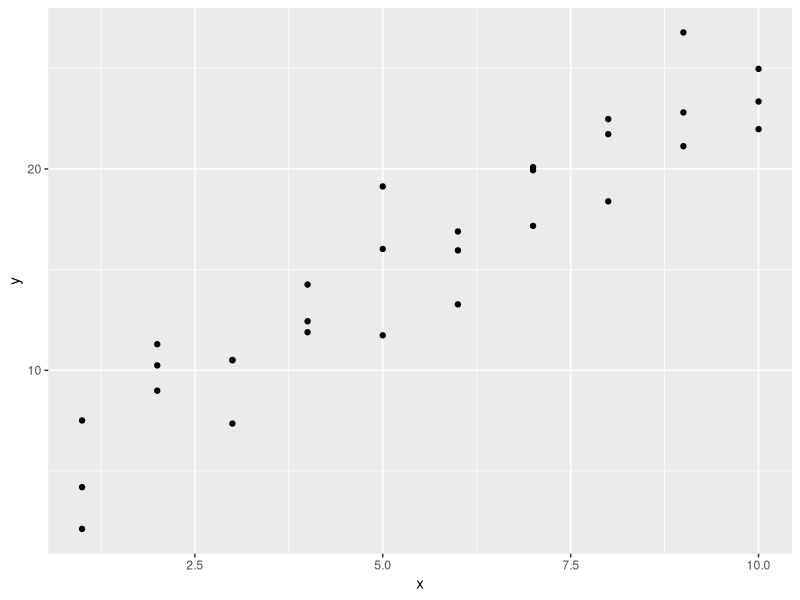
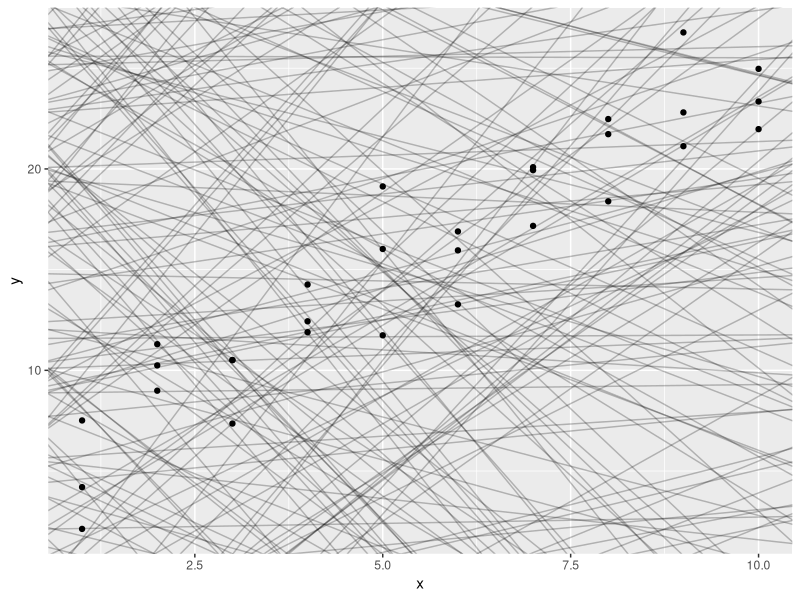
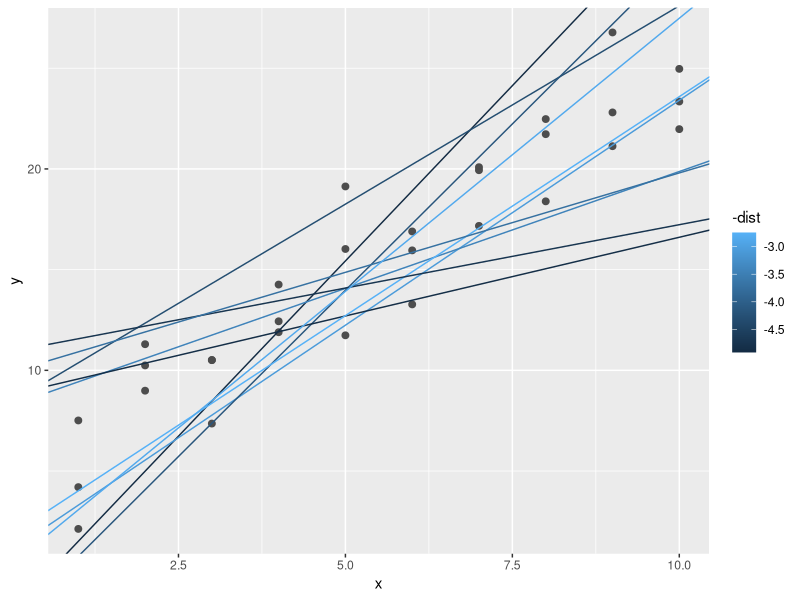
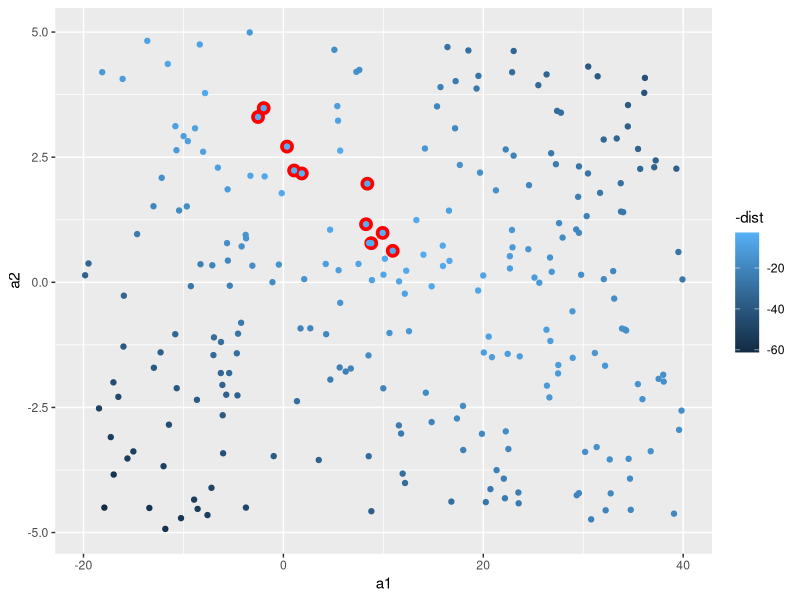
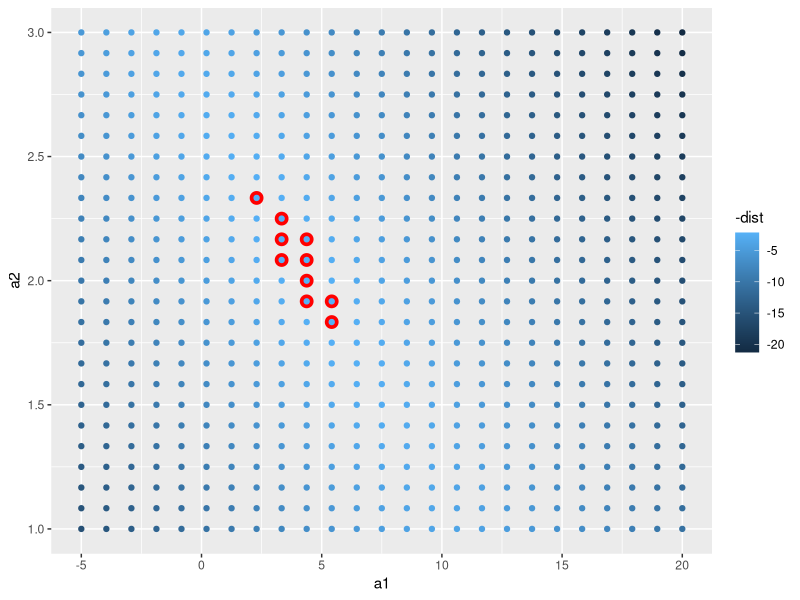
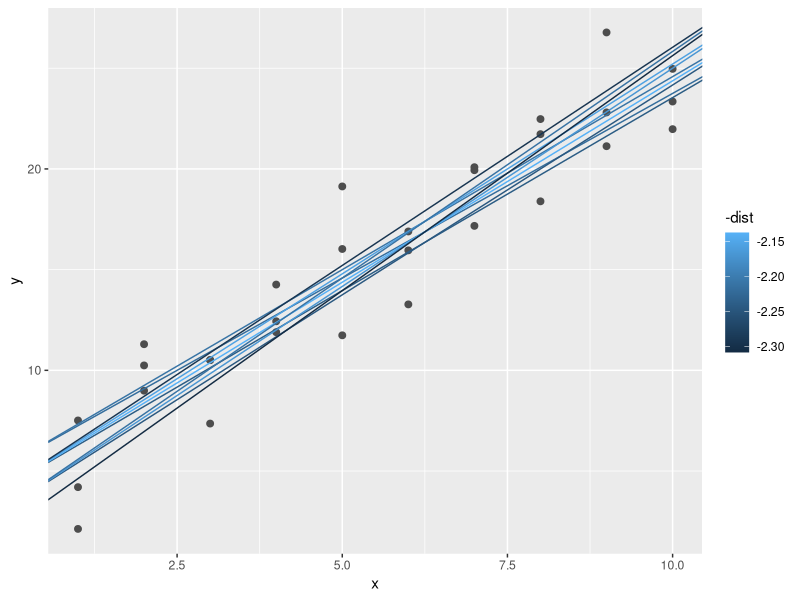
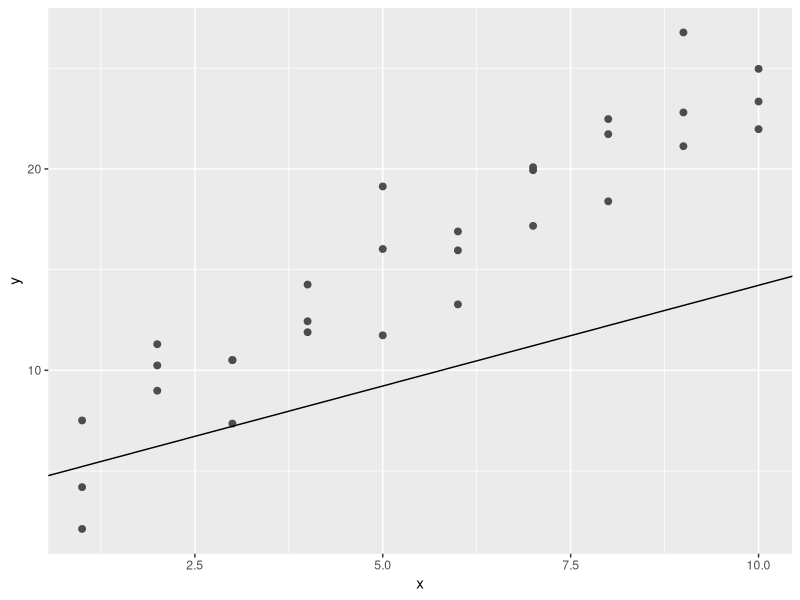
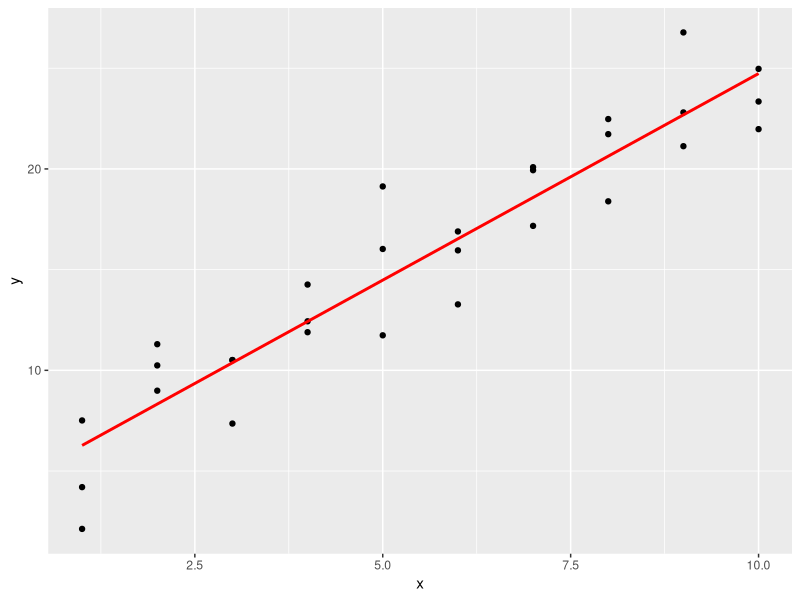

Recreate these plots in R, in order.
## ---- chunk 1
knitr::opts_chunk$set(collapse = TRUE, dev = "png", comment = "#>")
#Sys.setlocale('LC_ALL','C') # Embed this directly in the Rmarkdown script that contains the Chinese character comment
options(digits=3)
options(max.print=200)
## ---- chunk 2
library(tidyverse)
library(modelr)
options(na.action = na.warn)
## ---- chunk 3
ggplot(sim1, aes(x, y)) + 
    geom_point()
## ---- chunk 4
models = tibble(
    a1 = runif(250, -20, 40),
    a2 = runif(250, -5, 5)
)
ggplot(sim1, aes(x, y)) + 
    geom_abline(
        aes(intercept = a1, slope = a2),
        data = models, alpha = 1/4
    ) + 
    geom_point()
## ---- chunk 5
model1 = function(a, data) {
    a[1] + data$x * a[2]
}
model1(c(7, 1.5), sim1)
## ---- chunk 6
measure_distance = function(mod, data){
    diff = data$y - model1(mod, data)
    sqrt(mean(diff ^2))
}
measure_distance(c(7,1.5), sim1)
## ---- chunk 7
sim1_dist = function(a1, a2) {
    measure_distance(c(a1, a2), sim1)
}
models = models %>% 
    mutate(dist = purrr::map2_dbl(a1, a2, sim1_dist))
models
## ---- chunk 8
ggplot(sim1, aes(x, y)) + 
    geom_point(size = 2, color = "grey30") + 
    geom_abline(
        aes(intercept = a1, slope = a2, color = -dist),
        data = filter(models, rank(dist) <= 10)
    )
## ---- chunk 9
ggplot(models, aes(a1, a2)) + 
    geom_point(
        data = filter(models, rank(dist) <= 10),
        size = 4, color = "red"
    ) + 
    geom_point(aes(color = -dist))
## ---- chunk 10
grid = expand.grid(
    a1 = seq(-5, 20, length = 25),
    a2 = seq(1, 3, length = 25)
) %>% 
    mutate(dist = purrr::map2_dbl(a1, a2, sim1_dist))
grid %>% 
    ggplot(aes(a1, a2)) +
    geom_point(
        data = filter(grid, rank(dist) <= 10),
        size = 4, color = "red"
    ) + 
    geom_point(aes(color = -dist))
## ---- chunk 11
ggplot(sim1, aes(x, y)) + 
    geom_point(size = 2, color = "grey30") + 
    geom_abline(
        aes(intercept = a1, slope = a2, color = -dist),
        data = filter(grid, rank(dist) <= 10)
    )
## ---- chunk 12
best = optim(c(0,0), measure_distance, data = sim1)
best$par
## ---- chunk 13
ggplot(sim1, aes(x, y)) + 
    geom_point(size = 2, color = "grey30") + 
    geom_abline(intercept = best$par[1], slop = best$par[2])
## ---- chunk 14
sim1_mod = lm(y ~ x, data = sim1)
coef(sim1_mod)
## ---- chunk 15
grid = sim1 %>% 
    data_grid(x)
grid
## ---- chunk 16
grid = grid %>% 
    add_predictions(sim1_mod)
grid
## ---- chunk 17
ggplot(sim1, aes(x)) + 
    geom_point(aes(y = y)) +
    geom_line(
        aes(y = pred),
        data = grid,
        color = "red",
        size = 1
    )
## ---- chunk 18
sim1 = sim1 %>% 
    add_residuals(sim1_mod)
sim1
## ---- chunk 19
ggplot(sim1, aes(resid)) + 
    geom_freqpoly(binwidth = 0.5)
## ---- chunk 20
ggplot(sim1, aes(x, resid)) + 
    geom_ref_line(h = 0) + 
    geom_point()
## ---- chunk 21
df = tribble(
    ~y, ~x1, ~x2,
    4, 2, 5,
    5, 1, 6
)
model_matrix(df, y ~ x1)
## ---- chunk 22
model_matrix(df, y ~ x1 - 1)
## ---- chunk 23
model_matrix(df, y ~ x1 + x2)
## ---- chunk 24
df = tribble(
    ~ sex, ~ response,
    "male", 1, 
    "female", 2,
    "male", 1
)
model_matrix(df, response ~ sex)
## ---- chunk 25
ggplot(sim2) + 
    geom_point(aes(x, y))
## ---- chunk 26
mod2 = lm(y ~ x, data = sim2)
grid = sim2 %>% 
    data_grid(x) %>% 
    add_predictions(mod2)
grid
## ---- chunk 27
ggplot(sim2, aes(x)) + 
    geom_point(aes(y = y)) + 
    geom_point(
        data = grid,
        aes(y = pred, color = "red", size = 4)
    )
## ---- chunk 28
ggplot(sim3, aes(x1, y)) + 
    geom_point(aes(color = x2))
## ---- chunk 29
mod1 = lm(y ~ x1 + x2, data = sim3)
mod2 = lm(y ~ x1 * x2, data = sim3)
## ---- chunk 30
grid = sim3 %>% 
    data_grid(x1, x2) %>% 
    gather_predictions(mod1, mod2)
grid
## ---- chunk 31
ggplot(sim3, aes(x1, y, color = x2)) + 
    geom_point() + 
    geom_line(data = grid, aes(y = pred)) + 
    facet_wrap( ~ model)
## ---- chunk 32
sim3 = sim3 %>% 
    gather_residuals(mod1, mod2)
ggplot(sim3, aes(x1, resid, color = x2)) + 
    geom_point() + 
    facet_wrap(model ~ x2)
## ---- chunk 33
mod1 = lm(y ~ x1 + x2, data = sim4)
mod2 = lm(y ~ x1 + x2, data = sim4)
grid = sim4 %>% 
    data_grid(
        x1 = seq_range(x1, 5),
        x2 = seq_range(x2, 5)
    ) %>% 
    gather_predictions(mod1, mod2)
## ---- chunk 34
seq_range(c(0.0123, 0.923423), n = 5)
seq_range(c(0.0123, 0.923423), n = 5, pretty = TRUE)
## ---- chunk 35
x1 = rcauchy(100)
seq_range(x1, n = 5)
seq_range(x1, n = 5, trim = 0.10)
seq_range(x1, n = 5, trim = 0.25)
seq_range(x1, n = 5, trim = 0.50)
## ---- chunk 36
x2 = c(0, 1)
seq_range(x2, n = 5)
seq_range(x2, n = 5, expand = 0.10)
seq_range(x2, n = 5, expand = 0.25)
seq_range(x2, n = 5, expand = 0.50)
## ---- chunk 37
ggplot(grid, aes(x1, x2)) + 
    geom_tile(aes(fill = pred)) + 
    facet_wrap(~ model)
## ---- chunk 38
ggplot(grid, aes(x1, pred, color = x2, group = x2)) + 
    geom_line() + 
    facet_wrap(~ model)
ggplot(grid, aes(x2, pred, color = x1, group = x1)) + 
    geom_line() + 
    facet_wrap(~ model)
## ---- chunk 39
df = tribble(
    ~y, ~x,
    1, 1,
    2, 2,
    3, 3
)
model_matrix(df, y ~ x^2 + x)
model_matrix(df, y ~ I(x^2) + x)
## ---- chunk 40
model_matrix(df, y ~ poly(x, 2))
## ---- chunk 41
library(splines)
model_matrix(df, y ~ ns(x, 2))
## ---- chunk 42
sim5 = tibble(
    x = seq(0, 3.5 * pi, length = 50),
    y = 4 * sin(x) + rnorm(length(x))
)
ggplot(sim5, aes(x, y)) + 
    geom_point()
## ---- chunk 43
mod1 = lm(y ~ ns(x, 1), data = sim5)
mod2 = lm(y ~ ns(x, 2), data = sim5)
mod3 = lm(y ~ ns(x, 3), data = sim5)
mod4 = lm(y ~ ns(x, 4), data = sim5)
mod5 = lm(y ~ ns(x, 5), data = sim5)
## ---- chunk 44
grid = sim5 %>% 
    data_grid(x = seq_range(x, n = 50, expand = 0.1)) %>% 
    gather_predictions(mod1, mod2, mod3, mod4, mod5, .pred = "y")
ggplot(sim5, aes(x, y)) + 
    geom_point() +
    geom_line(data = grid, color = "red") + 
    facet_grid(~ model)
## ---- chunk 45
df = tribble(
    ~x, ~y,
    1, 2.2,
    2, NA,
    3, 3.5,
    4, 8.3,
    NA, 10
)
mod = lm(y ~ x, data = df)
## ---- chunk 46
mod = lm(y ~ x, data = df, na.action = na.exclude)
## ---- chunk 47
nobs(mod)
